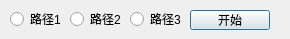
<?xml version="1.0" encoding="UTF-8"?>
<ui version="4.0">
 <class>TrajectoryPlan</class>
 <widget class="QDialog" name="TrajectoryPlan">
  <property name="geometry">
   <rect>
    <x>0</x>
    <y>0</y>
    <width>290</width>
    <height>39</height>
   </rect>
  </property>
  <property name="windowTitle">
   <string>Dialog</string>
  </property>
  <widget class="QPushButton" name="start">
   <property name="geometry">
    <rect>
     <x>190</x>
     <y>10</y>
     <width>80</width>
     <height>20</height>
    </rect>
   </property>
   <property name="text">
    <string>开始</string>
   </property>
  </widget>
  <widget class="QRadioButton" name="Path1">
   <property name="geometry">
    <rect>
     <x>10</x>
     <y>10</y>
     <width>61</width>
     <height>18</height>
    </rect>
   </property>
   <property name="text">
    <string>路径1</string>
   </property>
  </widget>
  <widget class="QRadioButton" name="Path2">
   <property name="geometry">
    <rect>
     <x>70</x>
     <y>10</y>
     <width>91</width>
     <height>18</height>
    </rect>
   </property>
   <property name="text">
    <string>路径2</string>
   </property>
  </widget>
  <widget class="QRadioButton" name="Path3">
   <property name="geometry">
    <rect>
     <x>130</x>
     <y>10</y>
     <width>91</width>
     <height>18</height>
    </rect>
   </property>
   <property name="text">
    <string>路径3</string>
   </property>
  </widget>
 </widget>
 <resources/>
 <connections/>
</ui>
